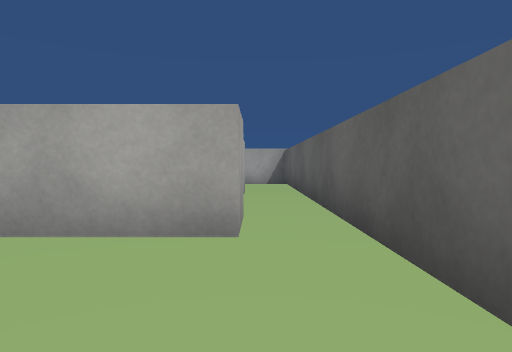
View 1 (above)

17 first-person views from a walk through a Unity game level. The camera is 0.55 m above the floor, tilts 2° down and sees 75° across. The floor is counted in squares, 1 m on a side. Each view is taken from the middle of a square. On the plan, view 1 faces up. The plan holds only what a view shows up to about 9 squares ahead; the rest is blank. The player is left out. Surface patterns are stand-ins for the level's own textures.

View 2
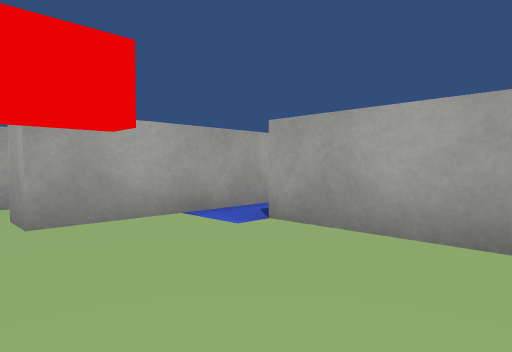

View 3
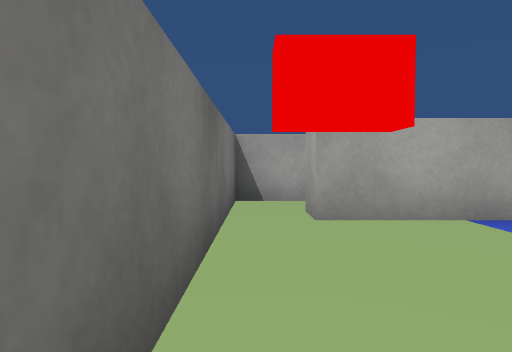

View 4
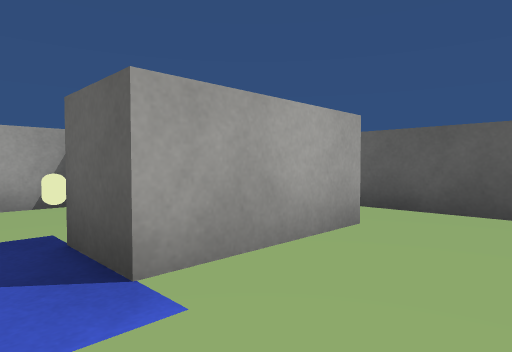

View 5
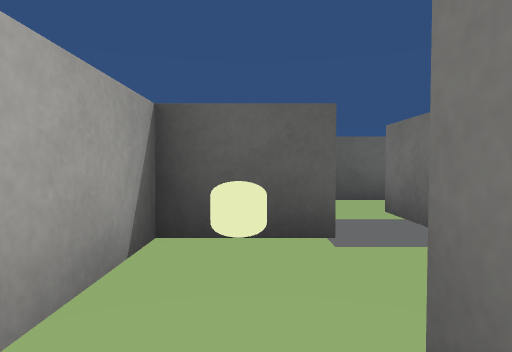

View 6
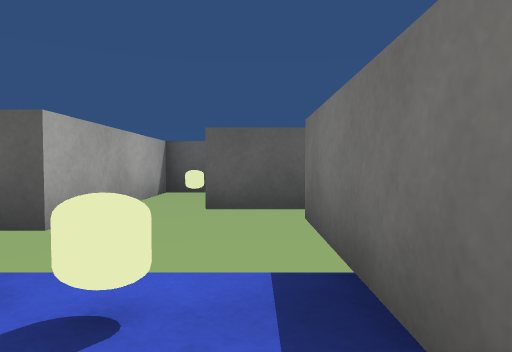

View 7
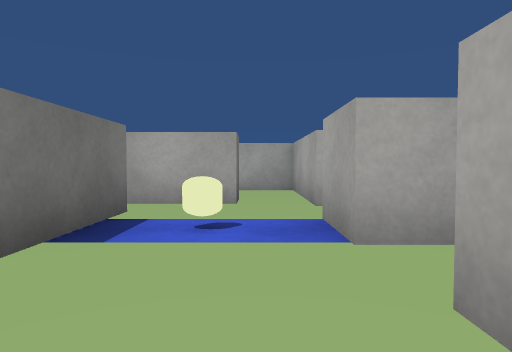

View 8
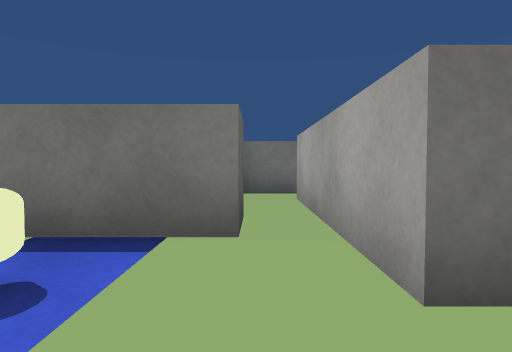

View 9
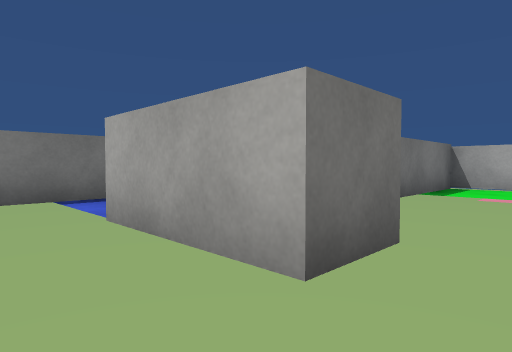

View 10
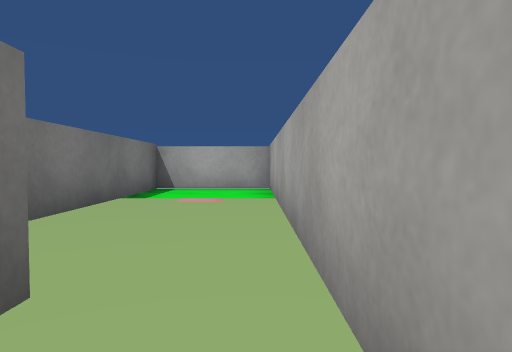

View 11
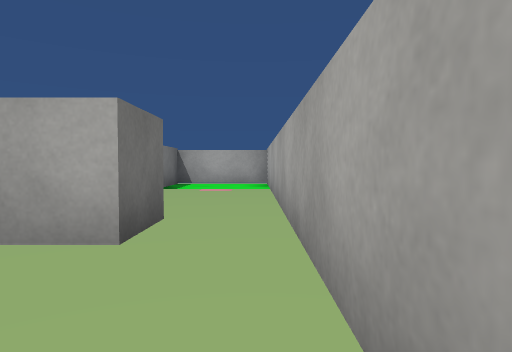

View 12
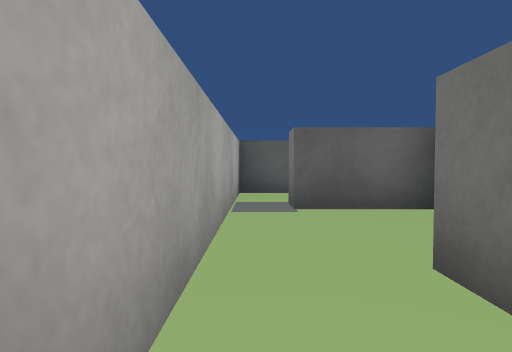

View 13
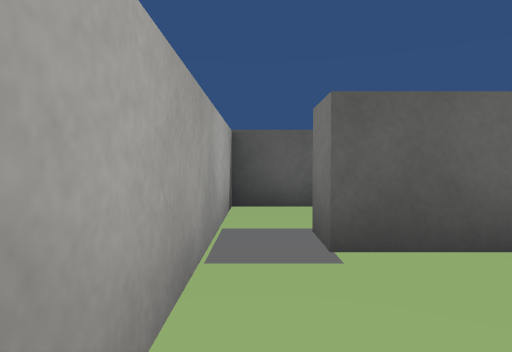

View 14
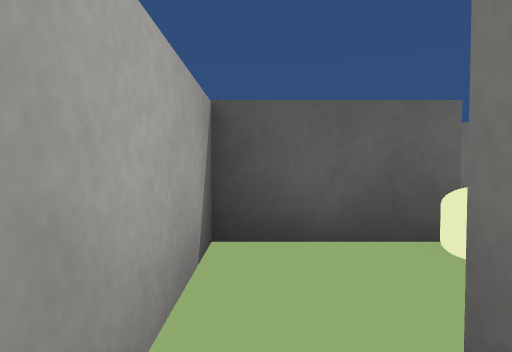

View 15
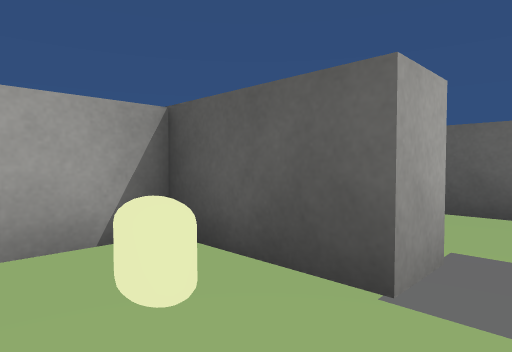

View 16
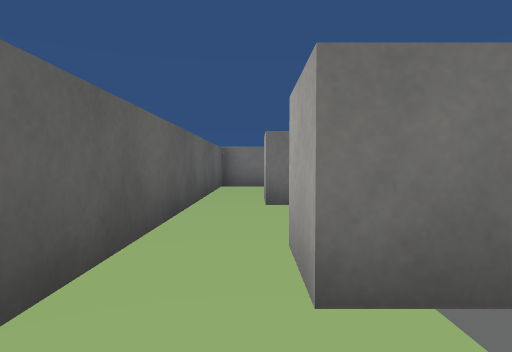

View 17
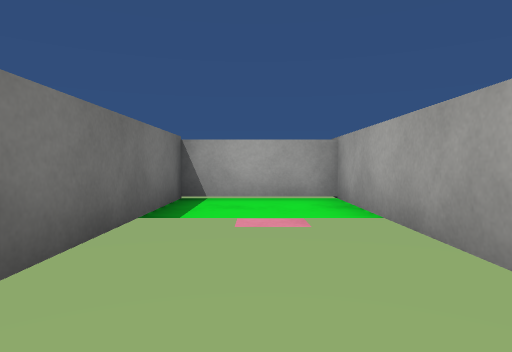

### Floor plan
Key: @ floor where view 1 was taken; # wall or solid block; x gap in a wall; . floor; B red block; O other object.
Columns run from 14 left of view 1 to 1 right of it. Each row starts with its distance up from view 1.
 10 ##############
  9 #............#.#
  8 #......#..#.O#.#
  7 ######.#..#....#
  6    ###.#.#####x#
  5    #...O....O#.#
  4      #....#....#
  3      #x####.##x#
  2      #.   #....#
  1      #.  ##.B..#
  0      ..  #..x.@#
 -1      ##  #######

Where each view was taken, in squares from view 1:
view 1: 0 up, 0 right, facing up
view 2: 0 up, 0 right, facing up-left
view 3: 0 up, 0 right, facing left
view 4: 1 up, 3 left, facing up-right
view 5: 5 up, 4 left, facing right
view 6: 4 up, 8 left, facing right
view 7: 5 up, 4 left, facing left
view 8: 6 up, 8 left, facing down
view 9: 9 up, 5 left, facing down-left
view 10: 9 up, 6 left, facing left
view 11: 9 up, 4 left, facing left
view 12: 9 up, 8 left, facing right
view 13: 9 up, 6 left, facing right
view 14: 9 up, 4 left, facing right
view 15: 7 up, 3 left, facing up-right
view 16: 8 up, 0 right, facing down
view 17: 8 up, 8 left, facing left
